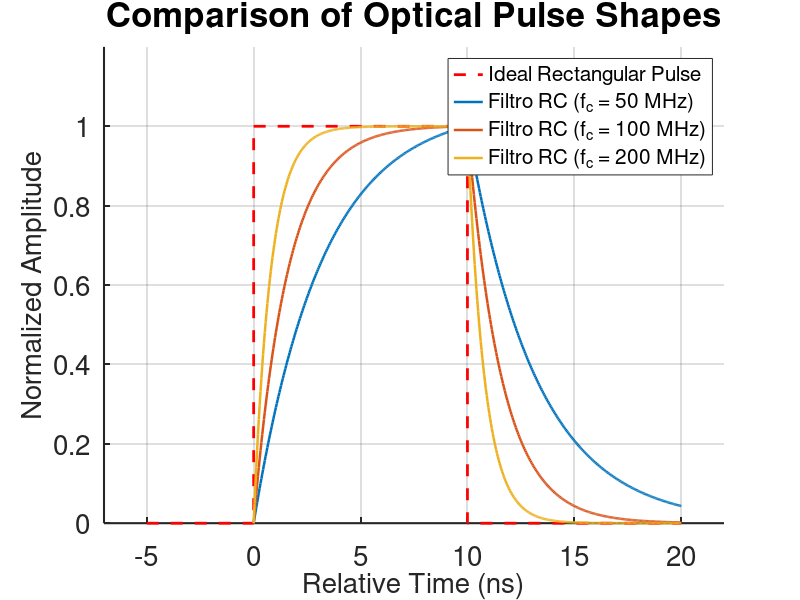

This figure's MATLAB source:
clc, clear, close
addpath('sections\')
addpath('functions\')
% 1. SYSTEM CONFIGURATION & WAVEGUIDE PROPERTIES

c = 3e8;                            % Speed of light in vacuum (m/s)
lambda0 = 1550e-9;                  % Operating wavelength (m)
nu0 = c/lambda0;                    % Central optical frequency (Hz)
L = 240;                            % Total fiber length used on the lab (m) 
n_ave = 1.456;                      % Average refractive index of the silica fiber
dz = 0.05;                          % Spatial sampling interval (m)
z = 0:dz:L-dz;                      % Distance vector along the fiber 1D model
Nz = length(z);                     % Total number os spatial sampling points
pulse_width = 10e-9;                % Temporal pulse width (10 ns)
d = c * pulse_width / (2 * n_ave);  % Spatial resolution (~1 m)
M = 250;                            % Number of scattering segments
                                    % (inhomogeneities) within one pulse
          
fig1 = figure(1);
set(fig1, 'Name', 'Pulse Shape Comparison Analysis');
hold on;

% 1. Ideal Rectangular
rect_pulse = ones(1, M);
t_plot_ns = linspace(0, pulse_width * 1e9, M);
t_rect_ns = [-5, 0, 0, pulse_width*1e9, pulse_width*1e9, 20];
v_rect    = [ 0, 0, 1,               1,               0,  0];
plot(t_rect_ns, v_rect, 'r--', 'LineWidth', 2, 'DisplayName', 'Ideal Rectangular Pulse');


% 2. RC Filter Model (fc = 100 MHz)
fc = [50e6, 100e6, 200e6]; 
for fc_comp = fc
    RC_comp = 1 / (2 * pi * fc_comp);
    t_rc = linspace(0, 2 * pulse_width, 2 * M);
    window_rc_full = zeros(1, 2 * M);
    for k = 1:2*M
        tk = t_rc(k);
        if tk <= pulse_width
            window_rc_full(k) = 1 - exp(-tk / RC_comp);
        else

            window_rc_full(k) = (1 - exp(-pulse_width / RC_comp)) * exp(-(tk - pulse_width) / RC_comp);
        end
    end
    window_rc = window_rc_full / max(window_rc_full);
    plot(t_rc * 1e9, window_rc, 'LineWidth', 1.8, ...
        'DisplayName', sprintf('Filtro RC (f_c = %d MHz)', fc_comp/1e6));
end


% 3. Super-Gaussian (Order N)
% pulse_width_ns = pulse_width * 1e9; % 10 ns
% t_sg_ns = linspace(-pulse_width_ns, 2*pulse_width_ns, 2*M); % -10 a 20 ns
% t_center_ns = pulse_width_ns / 2; % 5 ns
% 
% order_N = [1, 3, 5];
% 
% for N = order_N
%     window_sg = sgauss(t_sg_ns - t_center_ns, pulse_width_ns, 1, 0, N);
%     window_sg = window_sg / max(window_sg);
%     plot(t_sg_ns, window_sg, 'LineWidth', 1.5, 'DisplayName', ['Super-Gaussian (p=' num2str(N) ')']);
% end

grid on;
% xlim([-11, 21]); 
xlim([-7, 22])
ylim([0, 1.2]);
set(gca, 'FontSize', 20, 'LineWidth', 1.5);
    
xlabel('Relative Time (ns)', 'FontSize', 20); 
ylabel('Normalized Amplitude', 'FontSize', 20);
title('Comparison of Optical Pulse Shapes', 'FontSize', 25, 'FontWeight', 'bold');
legend('Location', 'northeast', 'FontSize', 15);
hold off;
